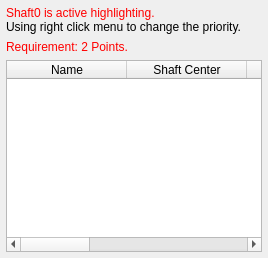
                   <widget class="QWidget" name="Shaft_tab">
                    <attribute name="title">
                     <string>Shaft</string>
                    </attribute>
                    <layout class="QVBoxLayout" name="verticalLayout_5">
                     <property name="leftMargin">
                      <number>0</number>
                     </property>
                     <property name="topMargin">
                      <number>0</number>
                     </property>
                     <property name="rightMargin">
                      <number>0</number>
                     </property>
                     <property name="bottomMargin">
                      <number>0</number>
                     </property>
                     <item>
                      <widget class="QWidget" name="Shaft_Widget" native="true">
                       <property name="sizePolicy">
                        <sizepolicy hsizetype="Expanding" vsizetype="Expanding">
                         <horstretch>0</horstretch>
                         <verstretch>0</verstretch>
                        </sizepolicy>
                       </property>
                       <property name="contextMenuPolicy">
                        <enum>Qt::CustomContextMenu</enum>
                       </property>
                       <property name="statusTip">
                        <string>All drive shaft will show here. Needs two point.</string>
                       </property>
                       <layout class="QVBoxLayout" name="Drive_Shaft_Layout">
                        <property name="leftMargin">
                         <number>6</number>
                        </property>
                        <property name="topMargin">
                         <number>6</number>
                        </property>
                        <property name="rightMargin">
                         <number>6</number>
                        </property>
                        <property name="bottomMargin">
                         <number>6</number>
                        </property>
                        <item>
                         <widget class="QLabel" name="label_6">
                          <property name="text">
                           <string>&lt;html&gt;&lt;head/&gt;&lt;body&gt;&lt;p&gt;&lt;span style=&quot; color:#ff0000;&quot;&gt;Shaft0 is active highlighting.&lt;/span&gt;&lt;br/&gt;Using right click menu to change the priority.&lt;/p&gt;&lt;/body&gt;&lt;/html&gt;</string>
                          </property>
                         </widget>
                        </item>
                        <item>
                         <widget class="QLabel" name="reqShaft">
                          <property name="text">
                           <string>&lt;html&gt;&lt;head/&gt;&lt;body&gt;&lt;p&gt;&lt;span style=&quot; color:#ff0000;&quot;&gt;Requirement: 2 Points.&lt;/span&gt;&lt;/p&gt;&lt;/body&gt;&lt;/html&gt;</string>
                          </property>
                         </widget>
                        </item>
                        <item>
                         <widget class="QTableWidget" name="Shaft">
                          <property name="statusTip">
                           <string/>
                          </property>
                          <property name="editTriggers">
                           <set>QAbstractItemView::NoEditTriggers</set>
                          </property>
                          <property name="selectionBehavior">
                           <enum>QAbstractItemView::SelectRows</enum>
                          </property>
                          <property name="verticalScrollMode">
                           <enum>QAbstractItemView::ScrollPerPixel</enum>
                          </property>
                          <property name="horizontalScrollMode">
                           <enum>QAbstractItemView::ScrollPerPixel</enum>
                          </property>
                          <attribute name="horizontalHeaderDefaultSectionSize">
                           <number>120</number>
                          </attribute>
                          <attribute name="horizontalHeaderMinimumSectionSize">
                           <number>90</number>
                          </attribute>
                          <column>
                           <property name="text">
                            <string>Name</string>
                           </property>
                           <property name="icon">
                            <iconset resource="../icons.qrc">
                             <normaloff>:/icons/circle.png</normaloff>:/icons/circle.png</iconset>
                           </property>
                          </column>
                          <column>
                           <property name="text">
                            <string>Shaft Center</string>
                           </property>
                          </column>
                          <column>
                           <property name="text">
                            <string>References</string>
                           </property>
                          </column>
                          <column>
                           <property name="text">
                            <string>Start Angle(deg)</string>
                           </property>
                          </column>
                          <column>
                           <property name="text">
                            <string>End Angle(deg)</string>
                           </property>
                          </column>
                          <column>
                           <property name="text">
                            <string>Demo Angle(deg)</string>
                           </property>
                          </column>
                          <column>
                           <property name="text">
                            <string>Parallelogram?</string>
                           </property>
                          </column>
                         </widget>
                        </item>
                       </layout>
                      </widget>
                     </item>
                    </layout>
                   </widget>
